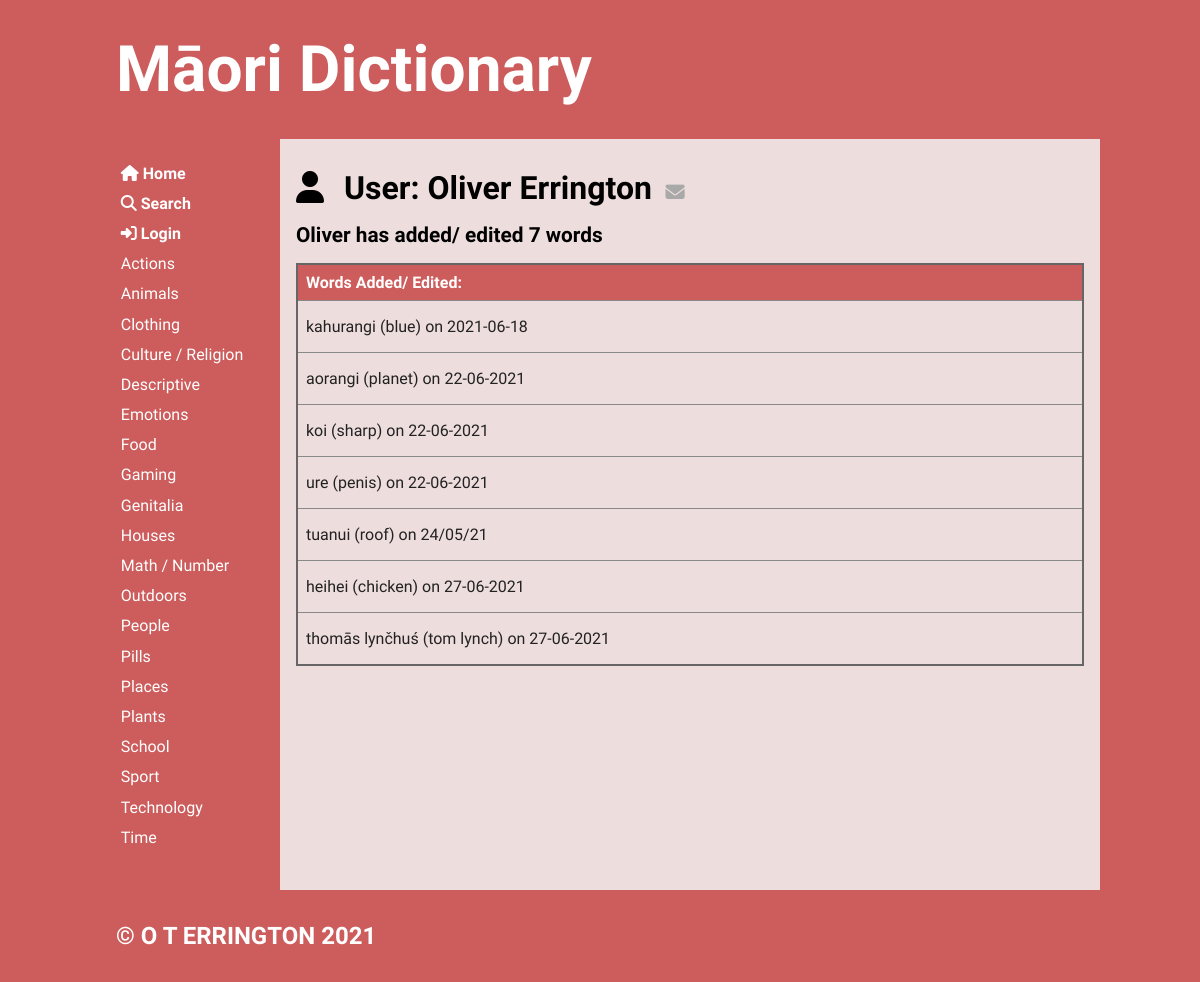
/publicuser/2, run on an earlier commit of the app's database.
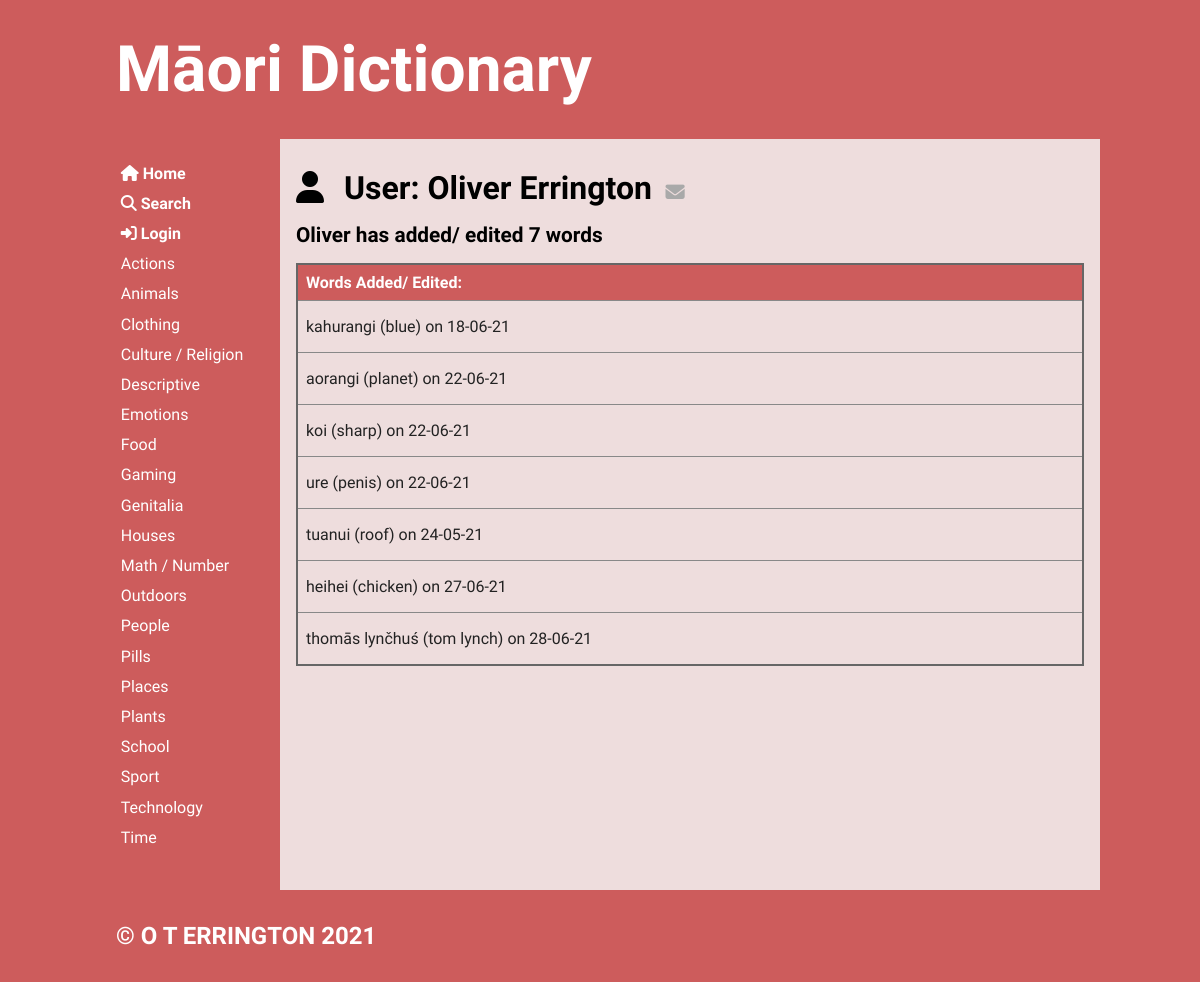
And on a later commit of the database.
### tables this page shows
CREATE TABLE "categories"
(
	cat_id integer
		constraint Category_pk
			primary key autoincrement,
	category varchar(20)
);

CREATE TABLE users
(
	user_id integer
		constraint users_pk
			primary key autoincrement,
	fname varchar(20),
	lname varchar(30),
	email varchar(50),
	password varchar(30)
);

CREATE TABLE "words"
(
	word_id integer
		constraint words_pk
			primary key autoincrement,
	maori varchar(20),
	english varchar(20),
	cat_id integer,
	definition varchar(100),
	word_level integer,
	user_id integer,
	image varchar(50),
	date_added varchar(10)
);

### app.py (the view)
@app.route('/publicuser/<user_id>')
def render_userpublic_page(user_id):
    con = create_connection(DB_NAME)
    query = """SELECT user_id, fname, lname, email
    FROM users
    WHERE user_id=?"""
    cur = con.cursor()
    cur.execute(query, (user_id,))
    user_info = cur.fetchall()
    query = """SELECT word_id, maori, english, user_id, date_added
    FROM words
    WHERE user_id=?
    ORDER BY date_added ASC"""
    cur = con.cursor()
    cur.execute(query, (user_id,))
    user_words_info = cur.fetchall()
    con.close()
    if len(user_info) == 0:
        flash('User does not exist')
        return redirect('/')
    return render_template('publicuser.html', categories=get_categories(),
                           logged_in=is_logged_in(), user_info=user_info,
                           user_words_info=user_words_info)

### app.py (called while the page is built)
def create_connection(db_file):
    try:
        connection = sqlite3.connect(db_file)
        return connection
    except Error as e:  # unless there's an error
        print(e)
    return None

def get_categories():
    con = create_connection(DB_NAME)
    query = """SELECT cat_id, category
            FROM categories
            ORDER BY category ASC"""
    cur = con.cursor()
    cur.execute(query)
    category_list = cur.fetchall()
    con.close()
    return category_list

def is_logged_in():
    if session.get("email") is None:
        print("not logged in")
        return False
    else:  # if email isn't empty then user must be logged in
        print("logged in")
        return True

### templates/publicuser.html (shortened to what this page needs)
{% extends 'base.html' %}
{% block main %}
    <div>
        <i class="fas fa-user user-img"></i>
        <span class="span-heading">User: {{ user_info[0][1] }} {{ user_info[0][2] }}</span>
        <a href="mailto:{{ user_info[0][3] }}"><i class="fas fa-envelope user-img-small"></i></a>
    </div>
    {% if user_words_info|length == 0 %}
        <h4>{{ user_info[0][1] }} hasn't added any words yet!</h4>
    {% else %}
        <h4>{{ user_info[0][1] }} has added/ edited {{ user_words_info|length }} words</h4>
        <table>
            <tr>
                <th>Words Added/ Edited:</th>
            </tr>
            {% for user_word_info in user_words_info %}
                <tr class="category-highlight">
                    <td>
                        <a href="/word/{{ user_word_info[0] }}">
                            <p>
                                {{ user_word_info[1] }} ({{ user_word_info[2] }}) on {{ user_word_info[4] }}
                            </p>
                        </a>
                    </td>
                </tr>
            {% endfor %}
        </table>
    {% endif %}
{% endblock %}

### templates/base.html (shortened to what this page needs)
<!doctype html>
<html lang="en">
<head>
	<link href="{{ url_for('static', filename='css/style.css') }}" rel="stylesheet">
</head>
<body>
	<div id="container">
		<header>
			<a href="/"><h1>Māori Dictionary</h1></a>
		</header>
		<nav>
			<ul>
                <li>
                    <a href="/">
                        <i class="fas fa-home"></i><b> Home</b><br>
                    </a>
                    <a href="/search">
                        <i class="fas fa-search"></i><b> Search</b><br>
                    </a>
                    {% if logged_in %}
                        <a href="/user">
                            <i class="fas fa-user"></i><b> Account</b><br>
                        </a>
                        <a href="/logout"><i class="fas fa-sign-out-alt"></i><b> Log Out</b><br></a>
                    {%  else %}
                        <a href="/login"><i class="fas fa-sign-in-alt"></i><b> Login</b><br></a>
                    {%  endif %}
                    {% for category in categories %}
                        <a href="/category/{{ category[0] }}">
                            {{ category[1] }} <br/>
                        </a>
                    {% endfor %}
                    <br><br>
                </li>
			</ul>
		</nav>
		<main>
            {% block main%}{% endblock %}
        </main>
		<footer>
			<h3>
				&copy; O T ERRINGTON 2021
			</h3>
		</footer>
	</div>
</body>
</html>

### static/css/style.css (style rules this page uses)
* { font-family: 'KoHo', sans-serif; margin: 0; padding: 0; box-sizing: border-box; font-weight: 400; }
body { background-color: indianred; }
#container { display: grid; grid-template-columns: 75px auto; grid-template-areas: 'nav header' 'main main' 'footer footer'; }
header { grid-area: header; background-color: indianred; padding: 1rem; }
nav { grid-area: nav; }
main { grid-area: main; padding: 1rem; background-color: #edd; }
h1, h2, h3, h4, .span-heading { padding: 1rem 0; font-weight: 700; font-size: 2rem; color: black; }
h1 { font-size: 4rem; color: white; }
h3 { font-size: 1.5rem; color: white; }
h4 { font-size: 1.3rem; }
p { padding: 0.5rem 0; }
a { color: #222; text-decoration: none; }
.user-img { font-size: 2rem; padding: 1rem 1rem 0 0; }
.user-img-small { box-sizing: border-box; padding: 1rem 0 0 0.6rem; font-size: 1.2rem; color: darkgray; transition-duration: 0.2s; }
table { width: 100%; border: 2px solid #666; border-collapse: collapse; }
th, td { border: 1px solid #888; padding: 0.5rem; text-align: left; }
b { font-weight: 700; }
.category-highlight { transition-duration: 0.2s; }
th { background-color: indianred; color: #fff; font-weight: 700; }
footer { grid-area: footer; padding: 1rem; background-color: indianred; }
@media only screen and (min-width: 768px) { #container { grid-template-columns: 180px auto; grid-template-areas: 'header header' 'nav main' 'footer footer'; } }
@media only screen and (min-width: 768px) { nav { background-color: indianred; padding: 0 0.5rem; } }
@media only screen and (min-width: 768px) { nav ul { list-style: none; } }
@media only screen and (min-width: 768px) { nav a { display: block; color: #fff; text-decoration: none; padding: 0.35rem 0 0.35rem 0.8rem; } }
@media only screen and (min-width: 1000px) { #container { width: 1000px; margin: auto; } }

What changed in the data, as far as the page shows it:
changed words "kahurangi": date_added "2021-06-18" → "18-06-21"
changed words "aorangi": date_added "22-06-2021" → "22-06-21"
changed words "koi": date_added "22-06-2021" → "22-06-21"
changed words "ure": date_added "22-06-2021" → "22-06-21"
changed words "tuanui": date_added "24/05/21" → "24-05-21"
changed words "heihei": date_added "27-06-2021" → "27-06-21"
changed words "thomās lynčhuś": date_added "27-06-2021" → "28-06-21"
